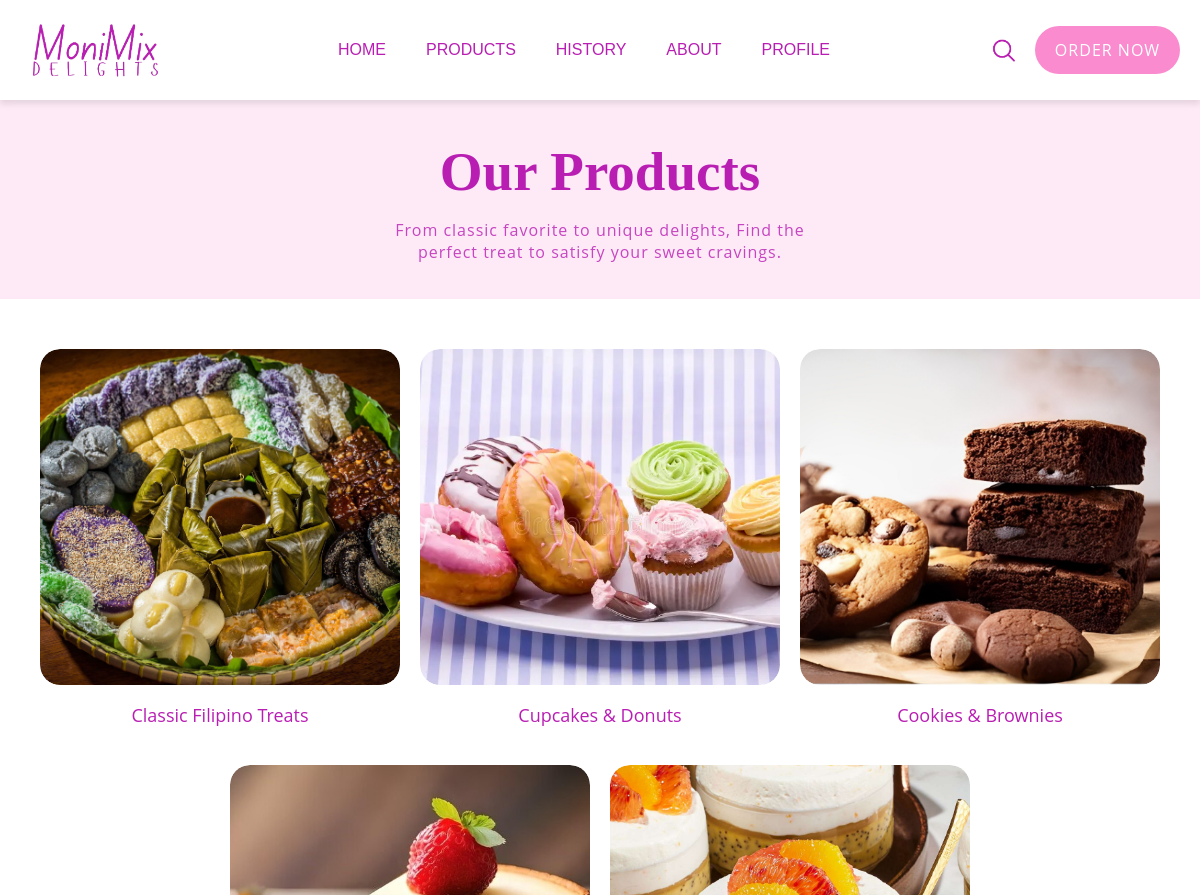
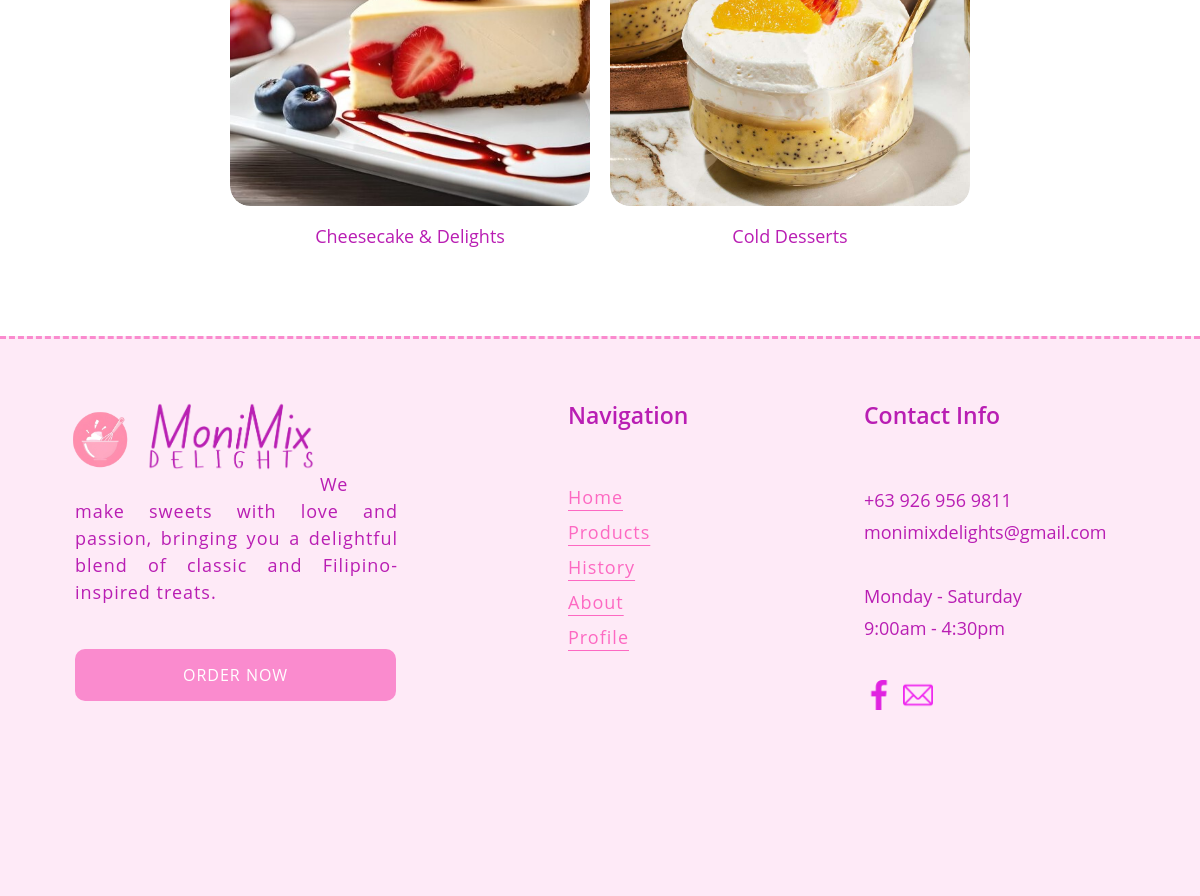
The app's page /PHP/products.php (signed in) with its own data (2 pictures, top to bottom).
### tables this page shows
CREATE TABLE `tbl_categories` (
  `category_id` int(11) NOT NULL,
  `category_name` varchar(50) NOT NULL,
  `category_description` text NOT NULL,
  `category_image` varchar(255) NOT NULL
);

### PHP/products.php (the view, shortened to what this page needs)
<!DOCTYPE html>
<html lang="en">
<head>
    <link rel="stylesheet" href="../CSS/products.css">
    <link rel="stylesheet" href="../CSS/font.css">
</head>
<body>
    <?php include "header.php"?>
    <div id="description">
        <p id="h1">Our Products</p>
        <p id="p">From classic favorite to unique delights, Find the <br>perfect treat to satisfy your sweet cravings.</p>
    </div>
    <div id="categories">
        <div id="img-container">
            <?php
            $query = "SELECT * FROM tbl_categories";
            $result = mysqli_query($connection, $query);
            while ($row = mysqli_fetch_assoc($result)) {
                $imgURL = '../IMG/Categories/' . $row['category_image'];
            ?>
                <div id="img">
                    <a id="img-direct" href="view-products.php?id=<?php echo $row['category_id']; ?>">
                        <div id="img-holder">
                            <img class="image" src="<?php echo $imgURL?>">
                        </div>
                    </a>
                    <p><?php echo $row['category_name'] ?></p>
                </div>
            <?php } ?>
        </div>
    </div>
    <?php include "footer.php" ?>
</body>
</html>

### CSS/products.css (style rules this page uses)
html { overflow-x: hidden; }
body { margin: 0; }
#description { width: 100%; padding: 20px 0; text-align: center; background-color: #feeaf7; }
#description #p { color: #b91eb4ce; font-size: 16px; font-family: 'Open Sans'; letter-spacing: 1px; }
#description #h1 { color: #B91EB3; margin: 20px 0 0 0; font-size: 55px; font-family: 'apricot'; font-weight: 600; }
#categories { width: 100%; background-color: #feeaf7; }
#categories #img-container { display: flex; flex-wrap: wrap; gap: 20px; justify-content: center; align-items: flex-start; text-align: center; background-color: white; padding: 50px 0 50px 0; }
#categories #img-container #img img { position: relative; width: 100%; height: 100%; border-radius: 20px; user-select: none; pointer-events: none; object-fit: cover; transition: transform 0.4s ease-in-out; }
#categories #img-container #img #img-holder { position: relative; width: 100%; max-height: 42vh; height: 42vh; border-radius: 20px; overflow: hidden; }
#categories #img-container #img { text-align: center; width: 30vw; height: auto; background-color: transparent; border-radius: 20px; }
#categories #img-container #img p { font-size: 18px; font-family: 'Open Sans'; color: #B91EB3; }
#img-direct { margin-right: 0; }

### PHP/header.php (style rules this page uses)
* { box-sizing: border-box; }
html { overflow-x: hidden; }
body { width: 100%; margin: 0; }

### records on screen
tbl_categories: category_image (picture), category_name "Classic Filipino Treats"
tbl_categories: category_image (picture), category_name "Cupcakes & Donuts"
tbl_categories: category_image (picture), category_name "Cookies & Brownies"
tbl_categories: category_image (picture), category_name "Cheesecake & Delights"
tbl_categories: category_image (picture), category_name "Cold Desserts"
